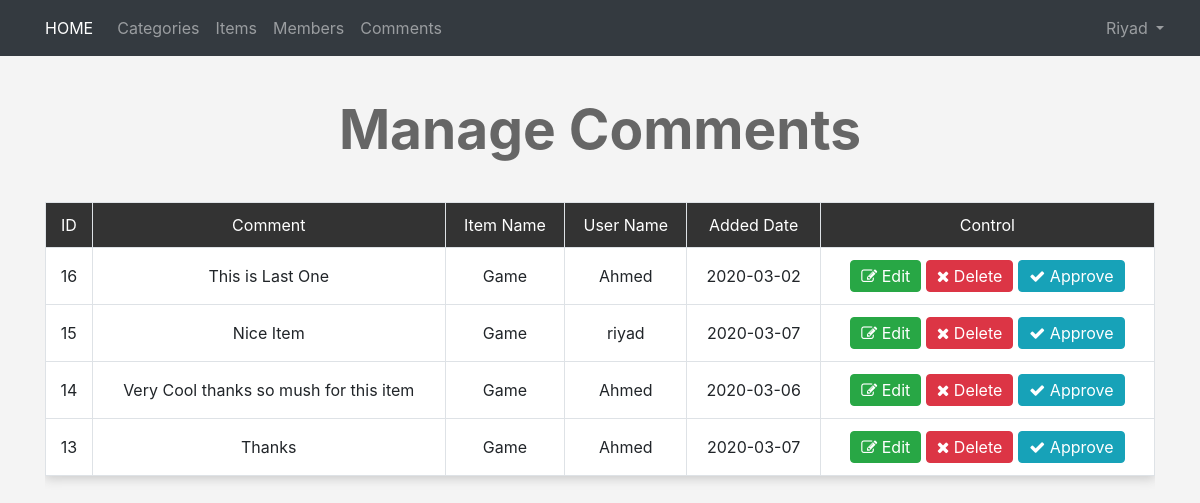
The app's page /admin/comments.php (signed in) with its own data.
### tables this page shows
CREATE TABLE `comments` (
  `c_id` int(11) NOT NULL,
  `comment` text NOT NULL,
  `status` tinyint(4) NOT NULL,
  `comment_date` date NOT NULL,
  `item_id` int(11) NOT NULL,
  `user_id` int(11) NOT NULL
);

CREATE TABLE `items` (
  `Item_ID` int(11) NOT NULL,
  `Name` varchar(255) NOT NULL,
  `Description` text NOT NULL,
  `Price` varchar(255) NOT NULL,
  `Add_Date` date NOT NULL,
  `Country_Made` varchar(255) NOT NULL,
  `Image` varchar(255) NOT NULL,
  `Status` varchar(255) NOT NULL,
  `Rating` smallint(6) NOT NULL,
  `Approve` tinyint(4) NOT NULL DEFAULT '0',
  `Cat_ID` int(11) NOT NULL,
  `Member_ID` int(11) NOT NULL
);

CREATE TABLE `users` (
  `UserID` int(11) NOT NULL COMMENT 'To Identify User',
  `Username` varchar(255) NOT NULL COMMENT 'Username To Login',
  `Password` varchar(255) NOT NULL COMMENT 'Password To Login',
  `Email` varchar(255) NOT NULL,
  `FullName` varchar(255) NOT NULL,
  `GroupID` int(11) NOT NULL DEFAULT '0' COMMENT 'Identify User Group',
  `TrustStatus` int(11) NOT NULL DEFAULT '0' COMMENT 'Seller Rank',
  `RegStatus` int(11) NOT NULL DEFAULT '0' COMMENT 'User Approval',
  `Date` date NOT NULL
);

### admin/comments.php (the view, shortened to what this page needs)
<?php
if(isset($_SESSION['Username']))
{
    include 'init.php';
    $do = '';
if(isset($_GET['do']))
{
    $do = $_GET['do'];
}
else
{
    $do = 'Manage';
}
    if($do == 'Manage')
    {
        $stmt = $con->prepare("SELECT
                                    comments.* , items.Name AS Item_Name , users.Username AS Member
                                FROM
                                    comments
                                INNER JOIN
                                    items
                                ON
                                    items.Item_ID = comments.item_id
                                INNER JOIN
                                    users
                                ON
                                    users.UserID = comments.user_id
                                ORDER BY
                                    c_id
                                DESC ");
        $stmt->execute();
        $comments = $stmt->fetchAll();
        if(! empty($comments))
        {
        ?>
            <h1 class="text-center">Manage Comments</h1>
            <div class="container">
                <div class="table-responsive">
                    <table class="main-table text-center table table-bordered">
                        <tr>
                            <td>ID</td>
                            <td>Comment</td>
                            <td>Item Name</td>
                            <td>User Name</td>
                            <td>Added Date</td>
                            <td>Control</td>
                        </tr>
                        <?php
                            foreach($comments as $comment)
                            {
                                echo '<tr>';
                                echo '<td>'.$comment['c_id'].'</td>';
                                echo '<td>'.$comment['comment'].'</td>';
                                echo '<td>'.$comment['Item_Name'].'</td>';
                                echo '<td>'.$comment['Member'].'</td>';
                                echo '<td>'.$comment['comment_date'].'</td>';
                                echo '<td>
                                <a href="comments.php?do=Edit&comid='.$comment['c_id'].'" class="btn btn-success"><i class="fa fa-edit"></i> Edit</a>
                                <a href="comments.php?do=Delete&comid='.$comment['c_id'].'" class="btn btn-danger confirm"><i class="fa fa-close"></i> Delete </a>';
                                if($comment['status'] == 0)
                                {
                                    echo '<a href="comments.php?do=Approve&comid='.$comment['c_id'].'" class="btn btn-info activate"><i class="fa fa-check"></i> Approve</a>';
                                }
                                echo '</td>';
                                echo '</tr>';
                            }
                        ?>
                    </table>
                </div>
            </div>
    <?php
        }
        else
        {
            echo '<div class="container">';
                echo '<div class="nice-message">There\'s No Comments To Show</div>';
            echo '</div>';
        }
    ?>
    <?php
    }
    include $tpl.'footer.php';
}
else
{
    header('Location:index.php');
    exit();
}
?>

### admin/layout/css/backend.css (style rules this page uses)
body { background-color: #F4F4F4; font-size: 16px; }
h1 { font-size: 55px; margin: 40px 0; font-weight: bold; color: #666; }
.main-table { -webkit-box-shadow:0 3px 10px #CCC; -moz-box-shadow:0 3px 10px #CCC; box-shadow:0 3px 10px #CCC; }
.main-table td { background-color: #FFF; vertical-align: middle !important; }
.main-table tr:first-child td { background-color: #333; color: #FFF; }
.main-table .btn { padding: 3px 10px; }
.activate { margin-left: 5px; }

### records on screen
comments: c_id "16", comment "This is Last One", item.Name "Game", user.Username "Ahmed", comment_date "2020-03-02"
comments: c_id "15", comment "Nice Item", item.Name "Game", user.Username "riyad", comment_date "2020-03-07"
comments: c_id "14", comment "Very Cool thanks so mush for this item", item.Name "Game", user.Username "Ahmed", comment_date "2020-03-06"
comments: c_id "13", comment "Thanks", item.Name "Game", user.Username "Ahmed", comment_date "2020-03-07"

### other values on screen
lang('HOME_ADMIN') "HOME"
lang('CATEGORIES') "Categories"
lang('ITEMS') "Items"
lang('MEMBERS') "Members"
lang('COMMENTS') "Comments"
